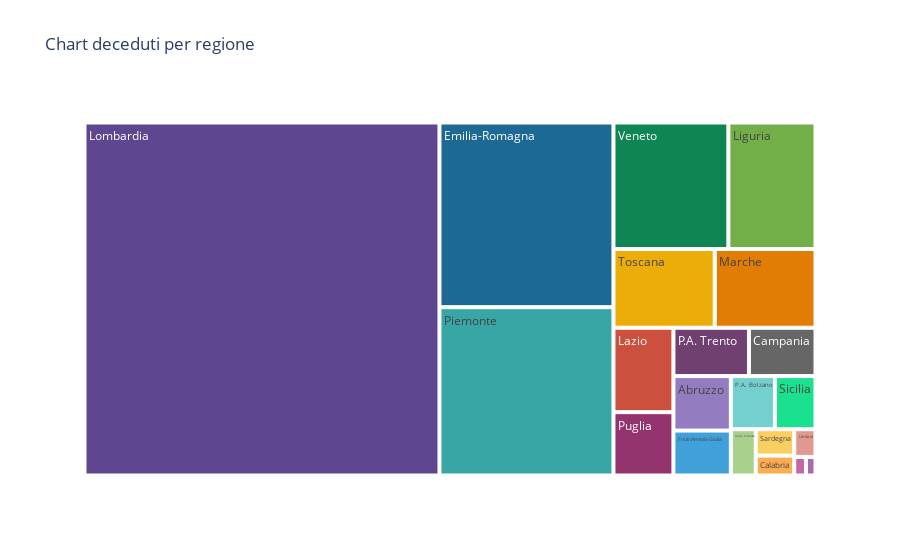

Here is the notebook cell this chart was saved with:
### Code cell
np.max(decedutiPerRegioni.index)
lastDayDead =decedutiPerRegioni.loc[np.max(decedutiPerRegioni.index)]
lastDayDead = lastDayDead.to_frame('morti')
figLastDead = px.treemap(lastDayDead.sort_values(by = 'morti', ascending = False).reset_index(),
                        path = ["denominazione_regione"], values= 'morti',
                        color_discrete_sequence = px.colors.qualitative.Prism,
                        title="Chart deceduti per regione")
figLastDead.show()

### Figure 1 — Plotly figure (JSON) as saved in the notebook; plotly's stock layout.template omitted (floating-point values rounded to 4 significant figures)
{"data": [{"branchvalues": "total", "domain": {"x": [0, 1], "y": [0, 1]}, "hovertemplate": "labels=%{label}<br>morti=%{value}<br>parent=%{parent}<br>id=%{id}<extra></extra>", "ids": ["Abruzzo", "Basilicata", "Calabria", "Campania", "Emilia-Romagna", "Friuli Venezia Giulia", "Lazio", "Liguria", "Lombardia", "Marche", "Molise", "P.A. Bolzano", "P.A. Trento", "Piemonte", "Puglia", "Sardegna", "Sicilia", "Toscana", "Umbria", "Valle d'Aosta", "Veneto"], "labels": ["Abruzzo", "Basilicata", "Calabria", "Campania", "Emilia-Romagna", "Friuli Venezia Giulia", "Lazio", "Liguria", "Lombardia", "Marche", "Molise", "P.A. Bolzano", "P.A. Trento", "Piemonte", "Puglia", "Sardegna", "Sicilia", "Toscana", "Umbria", "Valle d'Aosta", "Veneto"], "name": "", "parents": ["", "", "", "", "", "", "", "", "", "", "", "", "", "", "", "", "", "", "", "", ""], "type": "treemap", "values": [388, 27, 95, 399, 3986, 320, 628, 1367, 15543, 984, 22, 291, 453, 3632, 471, 126, 267, 989, 73, 143, 1803]}], "layout": {"legend": {"tracegroupgap": 0}, "title": {"text": "Chart deceduti per regione"}, "treemapcolorway": ["rgb(95, 70, 144)", "rgb(29, 105, 150)", "rgb(56, 166, 165)", "rgb(15, 133, 84)", "rgb(115, 175, 72)", "rgb(237, 173, 8)", "rgb(225, 124, 5)", "rgb(204, 80, 62)", "rgb(148, 52, 110)", "rgb(111, 64, 112)", "rgb(102, 102, 102)"]}}
